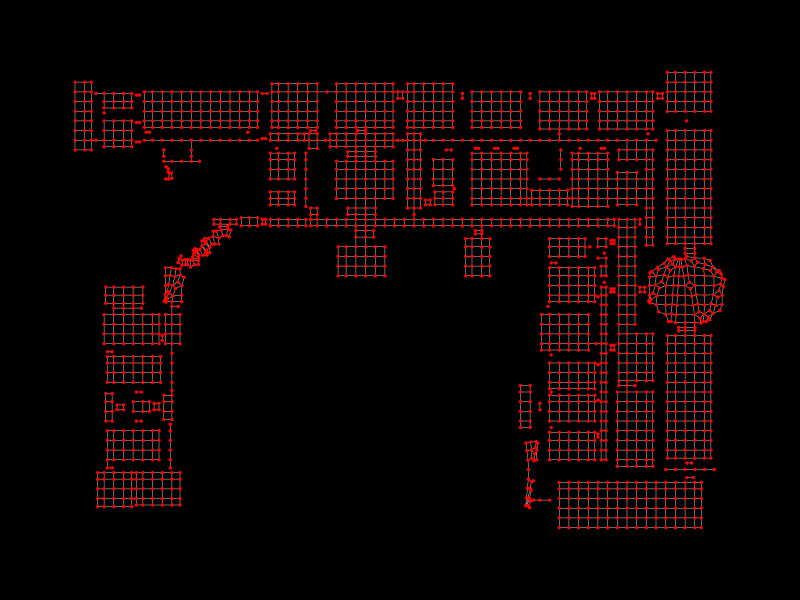

This figure's notebook cell:
### Markdown cell above
## Show the analysis graph

### Code cell
Topology.Show(analysis_graph,
              camera=[0,0,6],
              vertexSize=4,
              vertexColor="red",
              edgeColor="lightgrey",
              backgroundColor="black",
              width=800,
              height=600,
              renderer=renderer)

### Figure 1 — Plotly figure (JSON) as saved in the notebook; plotly's stock layout.template omitted (floating-point values rounded to 4 significant figures; data arrays with more than 128 entries replaced by an {"elided": "..."} marker saying what was removed)
{"data": [{"hoverinfo": "text", "legendgroup": "2", "legendrank": 2, "line": {"color": "lightgrey", "dash": "solid", "width": 1}, "marker": {"size": 0}, "mode": "lines", "name": "1: Untitled Graph (Edges)", "showlegend": false, "text": "", "type": "scatter3d", "x": {"elided": "9375 float values"}, "y": {"elided": "9375 float values"}, "z": {"elided": "9375 int values"}}, {"customdata": {"elided": "2028 str values"}, "hoverinfo": "text", "hovertemplate": {"elided": "2028 str values"}, "hovertext": {"elided": "2028 str values"}, "legendgroup": "1", "legendrank": 1, "marker": {"color": {"elided": "2028 str values"}, "line": {"width": 0}, "opacity": 1, "size": {"elided": "2028 int values"}, "sizemode": "diameter", "symbol": "circle"}, "mode": "markers", "name": "1: Untitled Graph (Vertices)", "showlegend": false, "text": {"elided": "2028 str values"}, "type": "scatter3d", "x": {"elided": "2028 float values"}, "y": {"elided": "2028 float values"}, "z": {"elided": "2028 int values"}}], "layout": {"autosize": true, "height": 600, "margin": {"b": 40, "l": 40, "r": 40, "t": 40}, "paper_bgcolor": "#000000", "plot_bgcolor": "#000000", "scene": {"aspectmode": "data", "camera": {"center": {"x": 0, "y": 0, "z": 0}, "eye": {"x": 0, "y": 0, "z": 6}, "projection": {"type": "perspective"}, "up": {"x": 0, "y": 1, "z": 0}}, "xaxis": {"visible": false}, "yaxis": {"visible": false}, "zaxis": {"visible": false}}, "showlegend": true, "width": 800, "xaxis": {"showgrid": false, "visible": false, "zeroline": false}, "yaxis": {"showgrid": false, "visible": false, "zeroline": false}}}
